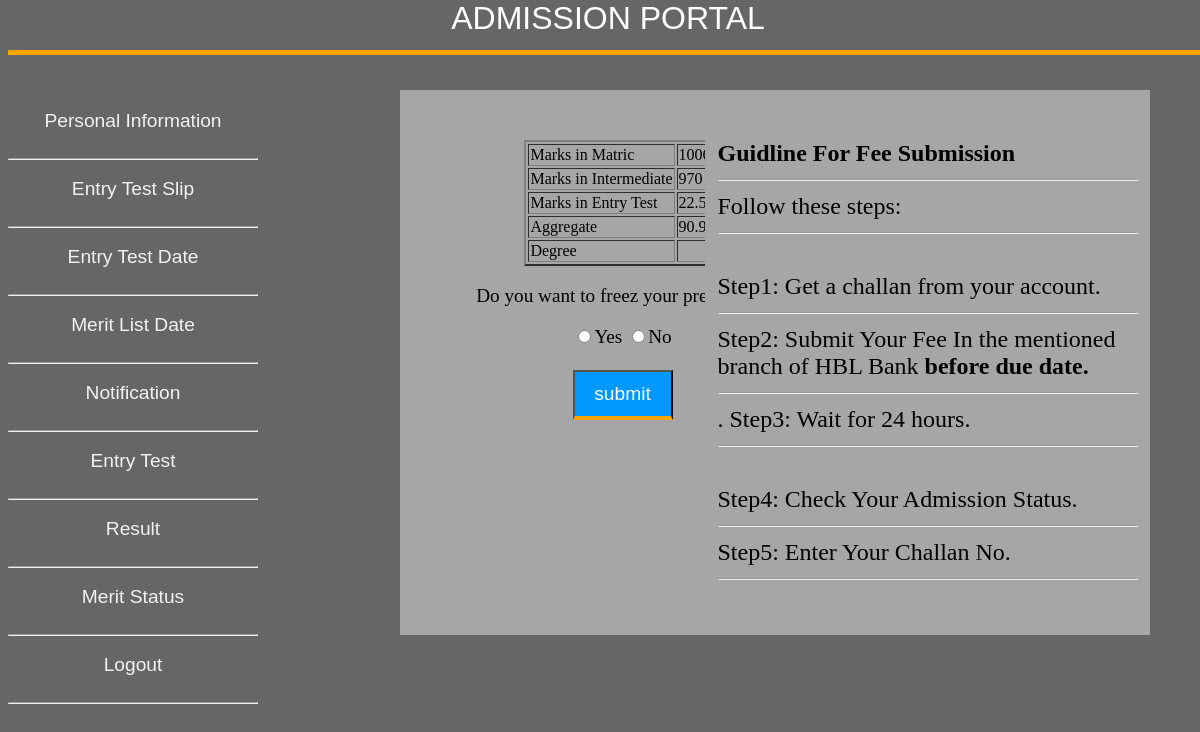
Page /merit.php (signed in) on the committed database.
### tables this page shows
CREATE TABLE `student` (
  `stdID` int(6) NOT NULL,
  `CNIC` varchar(13) NOT NULL,
  `email` varchar(70) NOT NULL,
  `password` varchar(30) NOT NULL,
  `stdName` varchar(50) NOT NULL,
  `fatherName` varchar(50) NOT NULL,
  `fatherCNIC` varchar(13) NOT NULL,
  `gender` varchar(20) NOT NULL,
  `DOB` varchar(30) NOT NULL,
  `nationality` varchar(30) NOT NULL,
  `religion` varchar(30) NOT NULL,
  `domicile` varchar(30) NOT NULL,
  `phoneNo1` varchar(20) NOT NULL,
  `phoneNo2` varchar(20) NOT NULL,
  `homeAddress` varchar(120) NOT NULL,
  `city` varchar(50) NOT NULL,
  `state` varchar(50) NOT NULL,
  `country` varchar(50) NOT NULL,
  `matricYear` int(4) NOT NULL,
  `matricBoard` varchar(30) NOT NULL,
  `matricRollNo` varchar(30) NOT NULL,
  `matricStatus` varchar(30) NOT NULL,
  `matricTotalMarks` int(30) NOT NULL,
  `matricObtainMarks` int(30) NOT NULL,
  `matricMajors` varchar(30) NOT NULL,
  `intermediateYear` int(4) NOT NULL,
  `intermediateBoard` varchar(30) NOT NULL,
  `intermediateRollNo` varchar(30) NOT NULL,
  `intermediateStatus` varchar(30) NOT NULL,
  `intermediateTotalMarks` int(30) NOT NULL,
  `intermediateObtainMarks` int(30) NOT NULL,
  `intermediateMajors` varchar(30) NOT NULL,
  `entryTestStatus` varchar(10) DEFAULT NULL
);

CREATE TABLE `result` (
  `resultID` int(11) NOT NULL,
  `stdID` int(11) NOT NULL,
  `q1` varchar(5) NOT NULL,
  `q2` varchar(5) NOT NULL,
  `q3` varchar(5) NOT NULL,
  `q4` varchar(5) NOT NULL,
  `q5` varchar(5) NOT NULL,
  `q6` varchar(5) NOT NULL,
  `q7` varchar(5) NOT NULL,
  `q8` varchar(5) NOT NULL,
  `q9` varchar(5) NOT NULL,
  `q10` varchar(5) NOT NULL,
  `q11` varchar(5) NOT NULL,
  `q12` varchar(5) NOT NULL,
  `q13` varchar(5) NOT NULL,
  `q14` varchar(5) NOT NULL,
  `q15` varchar(5) NOT NULL,
  `q16` varchar(5) NOT NULL,
  `q17` varchar(5) NOT NULL,
  `q18` varchar(5) NOT NULL,
  `q19` varchar(5) NOT NULL,
  `q20` varchar(5) NOT NULL,
  `q21` varchar(5) NOT NULL,
  `q22` varchar(5) NOT NULL,
  `q23` varchar(5) NOT NULL,
  `q24` varchar(5) NOT NULL,
  `q25` varchar(5) NOT NULL,
  `q26` varchar(5) NOT NULL,
  `q27` varchar(5) NOT NULL,
  `q28` varchar(5) NOT NULL,
  `q29` varchar(5) NOT NULL,
  `q30` varchar(5) NOT NULL,
  `q31` varchar(5) NOT NULL,
  `q32` varchar(5) NOT NULL,
  `q33` varchar(5) NOT NULL,
  `q34` varchar(5) NOT NULL,
  `q35` varchar(5) NOT NULL,
  `q36` varchar(5) NOT NULL,
  `q37` varchar(5) NOT NULL,
  `q38` varchar(5) NOT NULL,
  `q39` varchar(5) NOT NULL,
  `q40` varchar(5) NOT NULL,
  `obtainMarks` float NOT NULL,
  `aggregate` float NOT NULL,
  `degree` varchar(30) DEFAULT NULL
);

### merit.php (the view, shortened to what this page needs)
<?php
	$stdID=$_SESSION["std_ID"];
	$connect=mysqli_connect('127.0.0.1','root','');
	$result=mysqli_query($connect,"select * from student where stdID='$stdID'");
	$row=mysqli_fetch_array($result,MYSQLI_ASSOC);
	$result1=mysqli_query($connect,"select * from result where stdID='$stdID'");
	$row1=mysqli_fetch_array($result1,MYSQLI_ASSOC);
?>
<html>
<head>
	<link rel="stylesheet" type="text/css" href="styles.css">
</head>
<body id="profilebody">
	<br/>
	<div id="dropdown" align="center">
		<table>
				<a id="droplink" href="personalinfo.php"><div id="dropdiv" align="center">Personal Information</div></a>
				<hr>
				<a id="droplink" href="slip.php"><div id="dropdiv" align="center">Entry Test Slip</div></a>
				<hr>
				<a id="droplink" href="testdate.php"><div id="dropdiv" align="center">Entry Test Date</div></a>
				<hr>
				<a id="droplink" href="meritdate.php"><div id="dropdiv" align="center">Merit List Date</div></a>
				<hr>
				<a id="droplink" href="usernotification.php"><div id="dropdiv" align="center">Notification</div></a>
				<hr>
				<a id="droplink" href="test.php"><div id="dropdiv" align="center">Entry Test</div></a>
				<hr>
				<a id="droplink" href="result.php"><div id="dropdiv" align="center">Result</div></a>
				<hr>
				<a id="droplink" href="merit.php"><div id="dropdiv" align="center">Merit Status</div></a>
				<hr>
				<a id="droplink" href="login.html"><div id="dropdiv" align="center">Logout</div></a>
				<hr>
		</table>
	</div>
	<div id="merit_status" align="center">
	<div id="merit">
		<table id="restable" border="2">
		<?php
			echo '<tr>';
				echo '<td>'."Marks in Matric".'</td>';
				echo '<td>'.$row['matricObtainMarks'].'</td>';
			echo '</tr>';
			echo '<tr>';
				echo  '<td>'."Marks in Intermediate".'</td>';
				echo '<td>'.$row['intermediateObtainMarks'].'</td>';
			echo '</tr>';
			echo '<tr>';
				echo '<td>'."Marks in Entry Test".'</td>';
				echo '<td>'.$row1['obtainMarks'].'</td>';
			echo '</tr>';
			echo '<tr>';
				echo '<td>'."Aggregate".'</td>';
				echo '<td>'.$row1['aggregate'].'</td>';
			echo '</tr>';
			echo '<tr>';
				echo '<td>'."Degree".'</td>';
				echo '<td>'.$row1['degree'].'</td>';
			echo '</tr>';
		?>
		</table>
	</div>
	<div id="freez" align="center">
		<p>Do you want to freez your preference.</p>
		<form>
			<input type="radio" name="freez" value="yes">Yes
			<input type="radio" name="freez" value="no">No<br/><br/>
			<input id="submit" type="submit" name="fsubmit" value="submit"><br/><br/>
		</form>
	</div>
	</div>
	<div id="fee_guide">
		<b>Guidline For Fee Submission</b>
		<hr>
		Follow these steps:<hr><br/>
		Step1: Get a challan from your account.<hr>
		Step2: Submit Your Fee In the mentioned <br/> branch of HBL Bank <b>before due date.<hr></b>.
		Step3: Wait for 24 hours.<hr><br/>
		Step4: Check Your Admission Status.<hr>
		Step5: Enter Your Challan No.<hr>
	</div>
	<br/><br/><br/>
	<div id="adminheader" align="center">
		ADMISSION PORTAL
	</div>
</body>
</html>

### styles.css (style rules this page uses)
input#submit { border-bottom:4px solid; border-bottom-color:orange; background-color:#0099ff; width:100px; height:50px; color:white; font-size:100%; }
body#profilebody { background-color:#666666; }
div#dropdown { position:absolute; top:100px; background-color:#666666; width:250px; height:470px; }
#droplink { text-decoration:none; }
#dropdiv { padding-top:10px; width:250px; height:40px; font-size:120%; font-family:Verdana, Geneva, sans-serif; color:#f2f2f2; }
div#adminheader { border-bottom:5px solid; border-bottom-color:orange; position:fixed; top:0px; width:100%; height:50px; background-color:#666666; color:white; font-size:200%; font-family:"Lucida Sans Unicode", "Lucida Grande", sans-serif; }
div#merit_status { top:90px; position:fixed; left:400px; padding-left:12.5px !important; padding-right:12.5px !important; padding-top:50px !important; padding-bottom:25px !important; background: rgba(166, 166, 166,1.5); width:420px; height:470px; font-size:120%; }
div#fee_guide { top:90px; position:fixed; right:50px; padding-left:12.5px !important; padding-right:12.5px !important; padding-top:50px !important; padding-bottom:25px !important; background: rgba(166, 166, 166,1.5); width:420px; height:470px; font-size:150%; }

### rows in the picture
student: matricObtainMarks "1006", intermediateObtainMarks "970"
result: obtainMarks "22.5", aggregate "90.95"
